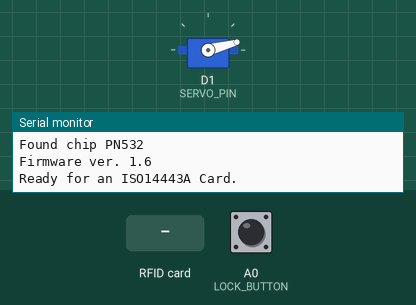
This sketch was run on a simulated Particle Photon. On the bench: servo, the last lines printed to the serial monitor. Inputs (shaded band) come from the test bench; at power-on: A0 (LOCK_BUTTON) HIGH.

Above: at 1.2 s.
1.3 s: A0 (LOCK_BUTTON) pulled LOW for 0.15 s
At 2.5 s:
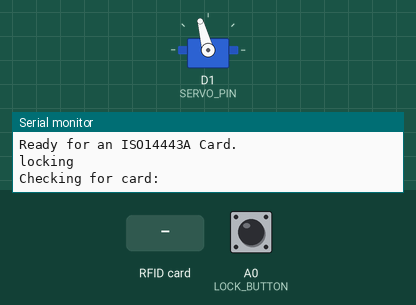
2.9 s: RFID card 5E 7A 19 C4 held to the reader
At 4.0 s:
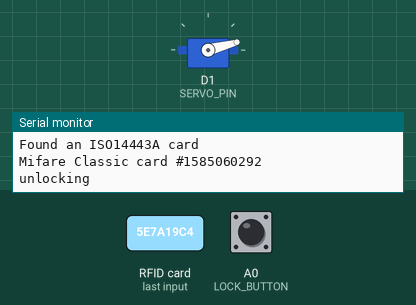
4.4 s: A0 (LOCK_BUTTON) pulled LOW for 1 s
At 5.0 s:
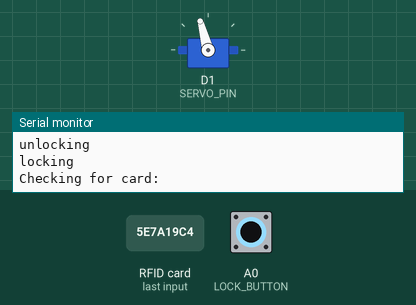
Timing chart, 0 to 7.4 s (numbered marks = the images above; inputs shaded):
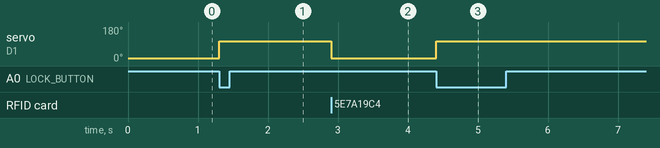

Measured:
- after the input at 1.3 s, servo on D1 (SERVO_PIN): 15° → 105° at once
- after the input at 2.9 s, servo on D1 (SERVO_PIN): 105° → 15° at once
- after the input at 4.4 s, servo on D1 (SERVO_PIN): 15° → 105° at once

The sketch:

smartlock.ino
```cpp
// This #include statement was automatically added by the Particle IDE.
#include "Adafruit_PN532.h"

// pin variables & class scope variables
const int SS_PIN = A2;
const int SCK_PIN = A3;
const int MISO_PIN = A4;
const int MOSI_PIN = A5;

const int IRQ_PIN = D2;
const int RST_PIN = D3;

const int LOCK_BUTTON = A0;

const int SERVO_PIN = D1;

const int lockedPosition = 105;
const int unlockedPosition = 15;

int lockStatus; // 1 is locked; 0 unlocked; -1 error

Servo motor;

// set to SPI or I2C depending on how the header file is configured
#if PN532_MODE == PN532_SPI_MODE
  Adafruit_PN532 nfc(SCK_PIN, MISO_PIN, MOSI_PIN, SS_PIN);
#elif PN532_MODE == PN532_I2C_MODE
  Adafruit_PN532 nfc(IRQ_PIN, RST_PIN);
#endif

// runs once at the start of each boot-up
// 1. get serial port up and running
// 2. make sure the NFC board is recognized
// 3. expose variables and functions to the Particle cloud
// 4. get the servo set up
// 5. get the unlock button set up
// 6. set the status of the lock according to the servo's position
void setup() {
    // 1
    Serial.begin(9600);

    // 2
    nfc.begin();

    uint32_t versiondata;

    do {
        versiondata = nfc.getFirmwareVersion();
        if (!versiondata) {
            Serial.println("no board");
            delay(1000);
        }
    }
    while (!versiondata);

    Serial.print("Found chip PN5");
    Serial.println((versiondata>>24) & 0xFF, HEX);
    Serial.print("Firmware ver. ");
    Serial.print((versiondata>>16) & 0xFF, DEC);
    Serial.print('.');
    Serial.println((versiondata>>8) & 0xFF, DEC);

    // configure board to read RFID tags
    nfc.SAMConfig();

    Serial.println("Ready for an ISO14443A Card.");

    // 3
    Particle.function("toggleLock", toggleLock);
    Particle.function("getStatus", getStatus);
    Particle.variable("lockStatus", lockStatus);
    Particle.function("moveServo", moveServo);

    // 4
    motor.attach(SERVO_PIN);
    motor.write(unlockedPosition);

    // 5
    pinMode(LOCK_BUTTON, INPUT_PULLUP);

    // 6
    lockStatus = 0;
}

int moveServo(String input) {
    motor.write(input.toInt());
    return motor.read();
}

// check whether the hardware button is pressed
bool isButtonPressed() {
    return (digitalRead(LOCK_BUTTON) == 0);
}

// runs every 200ms to check for presence of NFC card
void loop() {
    // delay(500);
    // Serial.print("lock status is: ");
    // Serial.println(lockStatus);

    if (lockStatus == 1) {
        Serial.print("Checking for card: ");
        uint8_t success = 0;
        uint8_t uid[] = { 0, 0, 0, 0, 0, 0, 0 };  // Buffer to store the returned UID
        uint8_t uidLength = 0;                        // Length of the UID (4 or 7 bytes depending on ISO14443A card type)
        success = nfc.readPassiveTargetID(PN532_MIFARE_ISO14443A, &uid[0], &uidLength);
        Serial.println(success);
        if (success) {
            // Display some basic information about the card
            Serial.println("Found an ISO14443A card");

            if (uidLength == 4) { // found a legit card; print info and unlock
                uint32_t cardid = uid[0];
                cardid <<= 8;
                cardid |= uid[1];
                cardid <<= 8;
                cardid |= uid[2];
                cardid <<= 8;
                cardid |= uid[3];
                Serial.print("Mifare Classic card #");
                Serial.println(cardid);
                unlock();
            }

            Serial.println("");
        }
    }
    else {
        if (isButtonPressed()) { // door is unlocked and the button was pressed; lock it
            lock();
        }
    }
}

// cloud function to get current status of lock.
// checks the servo directly for more accurate status.
// returns the status
int getStatus(String input) {
    int current = motor.read();
    Serial.print("motor read is ");
    Serial.println(motor.read());
    if (current > lockedPosition - 5) {
        lockStatus = 1;
    } else if (current < unlockedPosition + 5) {
        lockStatus = 0;
    } else {
        lockStatus = 2;
    }
    Serial.print("result is: ");
    Serial.println(lockStatus);
    return lockStatus;
}

// cloud function to toggle the state of the lock
// returns the status
int toggleLock(String input) {
    if (lockStatus == 0) {
        lock();
        return 1;
    } else {
        unlock();
        return 0;
    }
    // return getStatus("lock");
}

// local function to lock the lock
void lock() {
    motor.write(lockedPosition);
    Serial.println("locking");
    lockStatus = 1;
    nfc.begin();
    nfc.SAMConfig();
    // delay(500);
    // getStatus("lock");
    // nfc.begin();
    // nfc.SAMConfig();
}

// local function to lock the lock
void unlock() {
    motor.write(unlockedPosition);
    // nfc.SAMConfig();
    Serial.println("unlocking");
    lockStatus = 0;
    // delay(500);
    // getStatus("lock");
}
```
